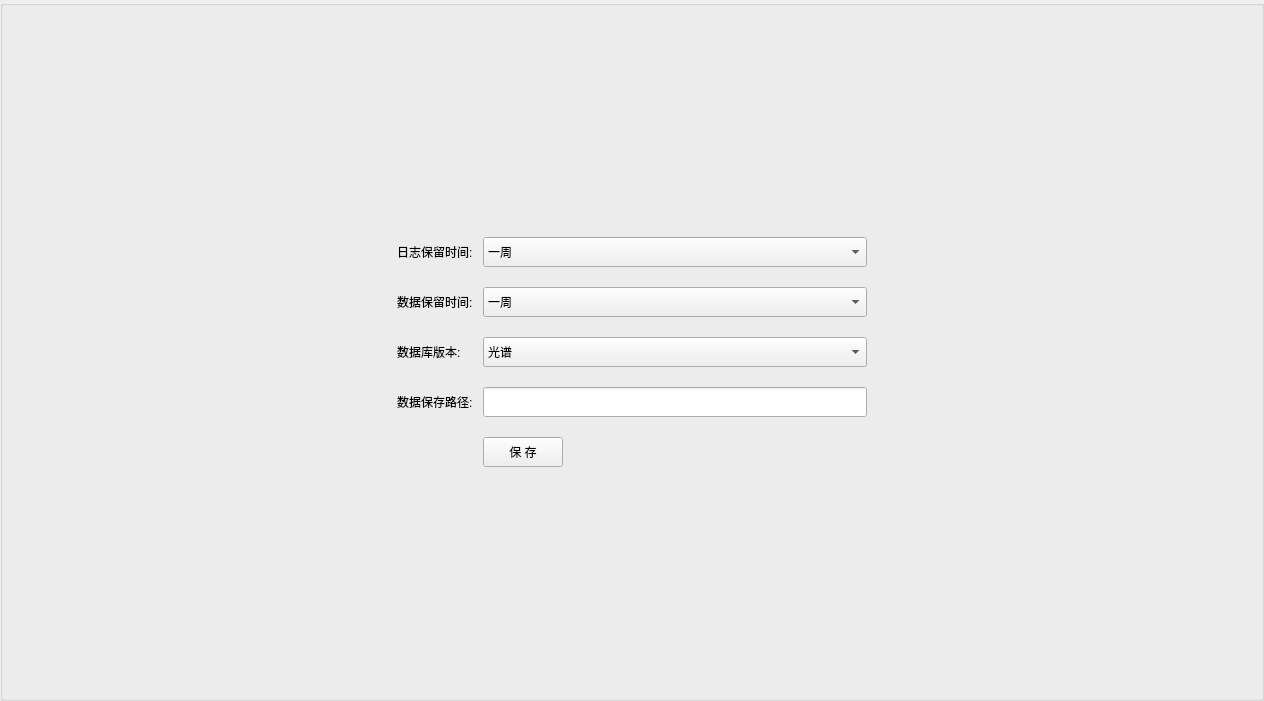
<?xml version="1.0" encoding="UTF-8"?>
<ui version="4.0">
 <class>Form</class>
 <widget class="QWidget" name="Form">
  <property name="geometry">
   <rect>
    <x>0</x>
    <y>0</y>
    <width>1264</width>
    <height>701</height>
   </rect>
  </property>
  <property name="windowTitle">
   <string>Form</string>
  </property>
  <property name="styleSheet">
   <string notr="true">QGroupBox{background-color: rgb(68, 71, 86);}
QGroupBox&gt;QLabel{color:white;background:transparent;}
QGroupBox&gt;QLineEdit{background-color: rgb(50, 53, 66);color:white;border:none;}
QGroupBox&gt;QPushButton{color:white;}
#btnSave{background-color: rgb(68,99,190);}
QComboBox{color:white;}
QComboBox QAbstractItemView::item {color:white;}


</string>
  </property>
  <layout class="QHBoxLayout" name="horizontalLayout">
   <property name="spacing">
    <number>0</number>
   </property>
   <property name="leftMargin">
    <number>0</number>
   </property>
   <property name="topMargin">
    <number>0</number>
   </property>
   <property name="rightMargin">
    <number>0</number>
   </property>
   <property name="bottomMargin">
    <number>0</number>
   </property>
   <item>
    <widget class="QGroupBox" name="groupBox">
     <property name="title">
      <string/>
     </property>
     <layout class="QGridLayout" name="gridLayout">
      <property name="leftMargin">
       <number>9</number>
      </property>
      <property name="horizontalSpacing">
       <number>10</number>
      </property>
      <property name="verticalSpacing">
       <number>20</number>
      </property>
      <item row="3" column="2">
       <widget class="QComboBox" name="cbxDataBaseVer">
        <property name="minimumSize">
         <size>
          <width>100</width>
          <height>30</height>
         </size>
        </property>
        <item>
         <property name="text">
          <string>光谱</string>
         </property>
        </item>
        <item>
         <property name="text">
          <string>光谱成像</string>
         </property>
        </item>
        <item>
         <property name="text">
          <string>成像</string>
         </property>
        </item>
        <item>
         <property name="text">
          <string>光谱成像+成像</string>
         </property>
        </item>
        <item>
         <property name="text">
          <string>所有</string>
         </property>
        </item>
       </widget>
      </item>
      <item row="6" column="2">
       <spacer name="verticalSpacer_2">
        <property name="orientation">
         <enum>Qt::Vertical</enum>
        </property>
        <property name="sizeHint" stdset="0">
         <size>
          <width>20</width>
          <height>40</height>
         </size>
        </property>
       </spacer>
      </item>
      <item row="0" column="2">
       <spacer name="verticalSpacer_3">
        <property name="orientation">
         <enum>Qt::Vertical</enum>
        </property>
        <property name="sizeHint" stdset="0">
         <size>
          <width>20</width>
          <height>40</height>
         </size>
        </property>
       </spacer>
      </item>
      <item row="4" column="1">
       <widget class="QLabel" name="label_4">
        <property name="text">
         <string>数据保存路径:</string>
        </property>
       </widget>
      </item>
      <item row="5" column="2">
       <widget class="QPushButton" name="btnSave">
        <property name="minimumSize">
         <size>
          <width>80</width>
          <height>30</height>
         </size>
        </property>
        <property name="maximumSize">
         <size>
          <width>80</width>
          <height>30</height>
         </size>
        </property>
        <property name="text">
         <string>保 存</string>
        </property>
       </widget>
      </item>
      <item row="3" column="1">
       <widget class="QLabel" name="label_3">
        <property name="text">
         <string>数据库版本:</string>
        </property>
       </widget>
      </item>
      <item row="2" column="1">
       <widget class="QLabel" name="label_2">
        <property name="text">
         <string>数据保留时间:</string>
        </property>
       </widget>
      </item>
      <item row="2" column="2">
       <widget class="QComboBox" name="cbxDataSaveTime">
        <property name="minimumSize">
         <size>
          <width>100</width>
          <height>30</height>
         </size>
        </property>
        <item>
         <property name="text">
          <string>一周</string>
         </property>
        </item>
        <item>
         <property name="text">
          <string>半月</string>
         </property>
        </item>
        <item>
         <property name="text">
          <string>一月</string>
         </property>
        </item>
        <item>
         <property name="text">
          <string>二月</string>
         </property>
        </item>
        <item>
         <property name="text">
          <string>三月</string>
         </property>
        </item>
       </widget>
      </item>
      <item row="1" column="3">
       <spacer name="horizontalSpacer_2">
        <property name="orientation">
         <enum>Qt::Horizontal</enum>
        </property>
        <property name="sizeHint" stdset="0">
         <size>
          <width>40</width>
          <height>20</height>
         </size>
        </property>
       </spacer>
      </item>
      <item row="1" column="2">
       <widget class="QComboBox" name="cbxLogSaveTime">
        <property name="minimumSize">
         <size>
          <width>100</width>
          <height>30</height>
         </size>
        </property>
        <item>
         <property name="text">
          <string>一周</string>
         </property>
        </item>
        <item>
         <property name="text">
          <string>半月</string>
         </property>
        </item>
        <item>
         <property name="text">
          <string>一月</string>
         </property>
        </item>
        <item>
         <property name="text">
          <string>二月</string>
         </property>
        </item>
        <item>
         <property name="text">
          <string>三月</string>
         </property>
        </item>
       </widget>
      </item>
      <item row="1" column="0">
       <spacer name="horizontalSpacer">
        <property name="orientation">
         <enum>Qt::Horizontal</enum>
        </property>
        <property name="sizeHint" stdset="0">
         <size>
          <width>40</width>
          <height>20</height>
         </size>
        </property>
       </spacer>
      </item>
      <item row="1" column="1">
       <widget class="QLabel" name="label">
        <property name="text">
         <string>日志保留时间:</string>
        </property>
       </widget>
      </item>
      <item row="4" column="2">
       <widget class="QLineEdit" name="txtDataSavePath">
        <property name="minimumSize">
         <size>
          <width>100</width>
          <height>30</height>
         </size>
        </property>
       </widget>
      </item>
     </layout>
    </widget>
   </item>
  </layout>
 </widget>
 <resources/>
 <connections/>
</ui>
